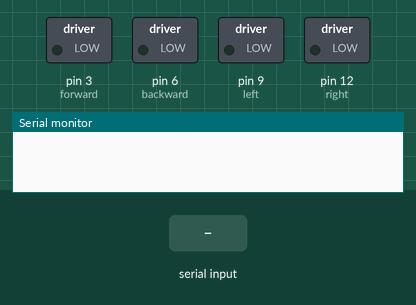
Simulated run of this sketch. Board: Arduino Uno, built with avr-gcc and run on an emulated ATmega328P. Shown: switched loads named in the sketch (green lamp = pin HIGH), the last lines printed to the serial monitor. Inputs (shaded band) come from the test bench.

Above: at 1.2 s.
1.3 s: "f" received over Serial
At 1.4 s:
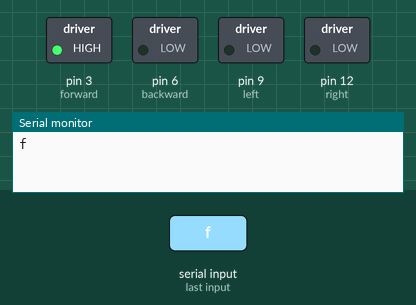
3.0 s: "b" received over Serial
At 3.1 s:
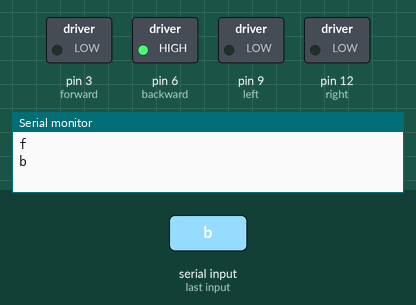
4.7 s: "l" received over Serial
At 4.8 s:
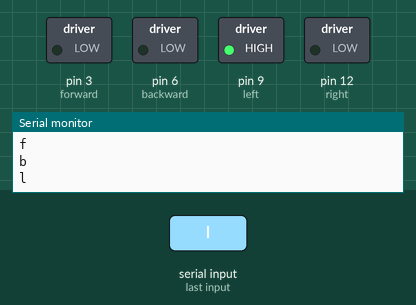
6.4 s: "r" received over Serial
At 6.5 s:
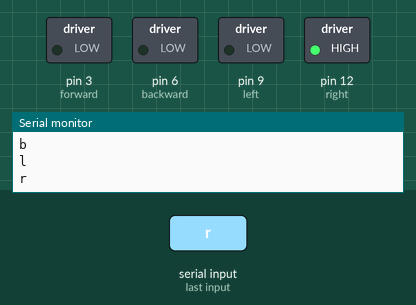
Timing chart, 0 to 9.1 s (numbered marks = the images above; inputs shaded):
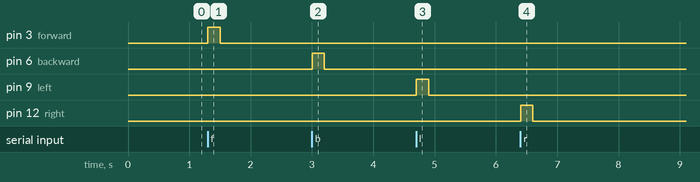

Measured:
- after the input at 1.3 s, pin 3 (forward): LOW → HIGH at once, → LOW 0.20 s later
- after the input at 3.0 s, pin 6 (backward): LOW → HIGH at once, → LOW 0.20 s later
- after the input at 4.7 s, pin 9 (left): LOW → HIGH at once, → LOW 0.20 s later
- after the input at 6.4 s, pin 12 (right): LOW → HIGH at once, → LOW 0.20 s later

The sketch:

arduinoControl.ino
```cpp
const int forward = 3;
const int backward = 6;
const int left = 9;
const int right = 12;

void turnOnMotor(const int dir)//moves motors. Right now it just turns on some LEDs
{
  digitalWrite(dir, HIGH);
  delay(200);
  digitalWrite(dir, LOW);
}

void setup() {
  // initialize serial:
  Serial.begin(9600);
  // make the pins outputs:
  pinMode(forward, OUTPUT);
  pinMode(backward, OUTPUT);
  pinMode(left, OUTPUT);
  pinMode(right, OUTPUT);
}

void loop() {
  // if there's any serial available, read it:
  while (Serial.available() > 0) {

      char input = char(Serial.read());

      Serial.println(input);

      switch(input)
      {
        case 'f' : turnOnMotor(forward);
                   break;
        case 'b' : turnOnMotor(backward);
                   break;
        case 'l' : turnOnMotor(left);
                   break;
        case 'r' : turnOnMotor(right);
                   break;
      }
    }
  }
```
